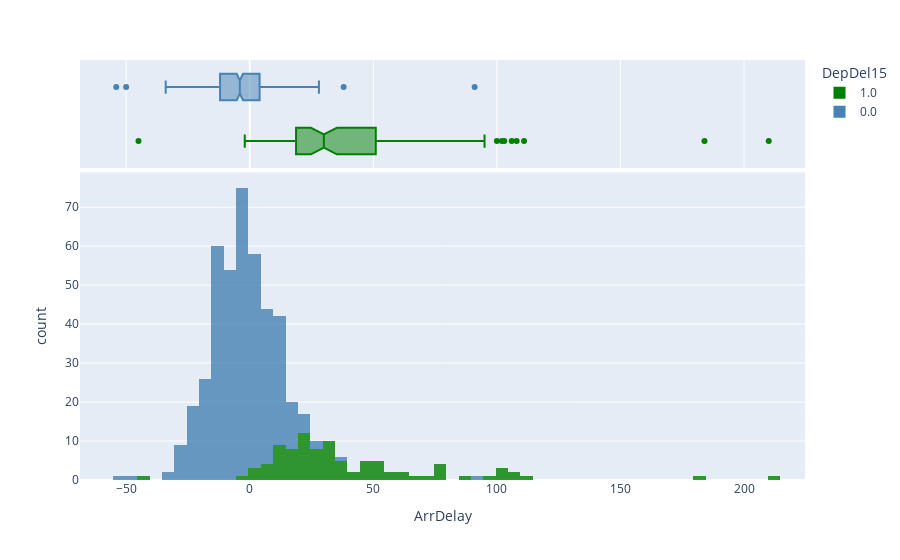

Notebook source saved alongside this figure:
### Code cell
# Create histogram here
fig = px.histogram(data, x='ArrDelay', marginal='box', color='DepDel15', opacity=0.8, color_discrete_sequence=['green', 'steelblue'])

fig.show()

### Figure 1 — Plotly figure (JSON) as saved in the notebook; plotly's stock layout.template omitted (floating-point values rounded to 4 significant figures; data arrays with more than 128 entries replaced by an {"elided": "..."} marker saying what was removed)
{"data": [{"alignmentgroup": "True", "bingroup": "x", "hovertemplate": "DepDel15=1.0<br>ArrDelay=%{x}<br>count=%{y}<extra></extra>", "legendgroup": "1.0", "marker": {"color": "green", "opacity": 0.8, "pattern": {"shape": ""}}, "name": "1.0", "offsetgroup": "1.0", "orientation": "v", "showlegend": true, "type": "histogram", "x": [32, 35, 2, 25, 27, 26, 18, 76, 11, 19, 41, 102, 21, 48, 31, 50, 100, 20, 75, 32, 15, 78, 8, 31, 103, 51, 40, 17, 13, 12, 184, 35, 28, 45, 28, 48, 19, 31, 35, 12, 60, 51, 37, 76, 21, 70, 28, 48, 33, 108, 22, 17, 20, 20, 11, 24, 35, 52, 66, 111, 26, 21, 106, 24, -45, 14, 34, 95, 26, 18, 9, 6, 30, -2, 20, 47, 0, 62, 59, 10, 31, 21, 33, 210, 51, 4, 10, 14, 19, 20, 57, 8, 88], "xaxis": "x", "yaxis": "y"}, {"alignmentgroup": "True", "hovertemplate": "DepDel15=1.0<br>ArrDelay=%{x}<extra></extra>", "legendgroup": "1.0", "marker": {"color": "green"}, "name": "1.0", "notched": true, "offsetgroup": "1.0", "showlegend": false, "type": "box", "x": [32, 35, 2, 25, 27, 26, 18, 76, 11, 19, 41, 102, 21, 48, 31, 50, 100, 20, 75, 32, 15, 78, 8, 31, 103, 51, 40, 17, 13, 12, 184, 35, 28, 45, 28, 48, 19, 31, 35, 12, 60, 51, 37, 76, 21, 70, 28, 48, 33, 108, 22, 17, 20, 20, 11, 24, 35, 52, 66, 111, 26, 21, 106, 24, -45, 14, 34, 95, 26, 18, 9, 6, 30, -2, 20, 47, 0, 62, 59, 10, 31, 21, 33, 210, 51, 4, 10, 14, 19, 20, 57, 8, 88], "xaxis": "x2", "yaxis": "y2"}, {"alignmentgroup": "True", "bingroup": "x", "hovertemplate": "DepDel15=0.0<br>ArrDelay=%{x}<br>count=%{y}<extra></extra>", "legendgroup": "0.0", "marker": {"color": "steelblue", "opacity": 0.8, "pattern": {"shape": ""}}, "name": "0.0", "offsetgroup": "0.0", "orientation": "v", "showlegend": true, "type": "histogram", "x": {"elided": "395 int values"}, "xaxis": "x", "yaxis": "y"}, {"alignmentgroup": "True", "hovertemplate": "DepDel15=0.0<br>ArrDelay=%{x}<extra></extra>", "legendgroup": "0.0", "marker": {"color": "steelblue"}, "name": "0.0", "notched": true, "offsetgroup": "0.0", "showlegend": false, "type": "box", "x": {"elided": "395 int values"}, "xaxis": "x2", "yaxis": "y2"}], "layout": {"barmode": "relative", "legend": {"title": {"text": "DepDel15"}, "tracegroupgap": 0}, "margin": {"t": 60}, "xaxis": {"anchor": "y", "domain": [0, 1], "title": {"text": "ArrDelay"}}, "xaxis2": {"anchor": "y2", "domain": [0, 1], "matches": "x", "showgrid": true, "showticklabels": false}, "yaxis": {"anchor": "x", "domain": [0, 0.7326], "title": {"text": "count"}}, "yaxis2": {"anchor": "x2", "domain": [0.7426, 1], "matches": "y2", "showgrid": false, "showline": false, "showticklabels": false, "ticks": ""}}}
